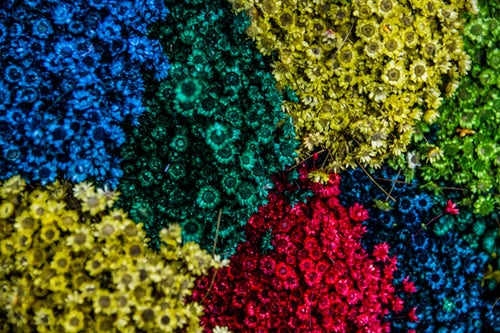
#> input picture data/flower1.jpg, 500 x 333 px, found by its file name
$ python draw.py
#> lines starting #> are read from the running program, lines starting #| are printed output that depends on the picture
#draw a line on image

#Step 1: - Import the necessary packages
import cv2
# Step 2 :- Create the object to hold an image
img=cv2.imread("flower1.jpg",1)
#> img is the input picture: shape (333, 500, 3); mean B, G, R 48.9, 72.7, 66
#Step 3:- Draw the shape on the object by passing parameters
# Draw a diagonal blue line with thickness of 5 px
line=cv2.line(img,(0,0),(511,511),(300,0,0),8)# Here the parameters are objectname,starting & ending coordinate,color,thickness
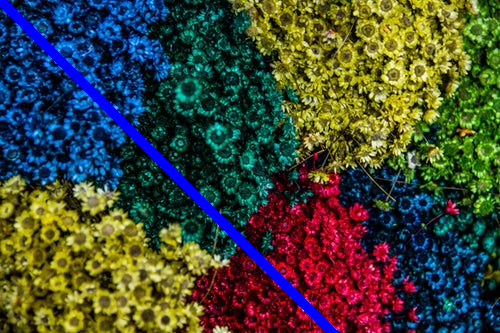
#> line: shape (333, 500, 3); mean B, G, R 53.9, 71.7, 65.1
#Step 4:- Display the image
cv2.imshow("Display",line)
#Step 5:- Save a image
cv2.imwrite("LINEONIMAGE.jpg",line)
#Step 6:- Clear all the things when done
cv2.waitKey(0)
cv2.destroyAllWindows()

#draw rectangle on image

# Step 1: - Import the necessary packages
import cv2
# Step 2 :- Create the object to hold an image
img=cv2.imread("flower1.jpg",1)
#Step 3:- Draw the shape on the object by passing parameters
# Drawing a green rectangle at  the mentioned coordinate with specified thickness of 3
rect=cv2.rectangle(img,(384,0),(510,128),(0,255,0),3)
#Step 4:- Display the image
cv2.imshow("Display",rect)
# Step 5: Save a image
cv2.imwrite("RECTONIMAGE.jpg",rect)
#Step 6:- Clear all the things when done
cv2.waitKey(0)
cv2.destroyAllWindows()

#draw circle on image

# Step 1: - Import the necessary packages
import cv2
# Step 2 :- Create the object to hold an image
img=cv2.imread("flower1.jpg",1)
#Step 3:- Draw the shape on the object by passing parameters
# Drawing a red circle at  the mentioned coordinate with specified thickness of -1
# This will take image object ,statrting position ,radius of the circle,color and thickness
circle=cv2.circle(img,(447,63), 63, (0,0,255), -1)# it will draw a solid cirle
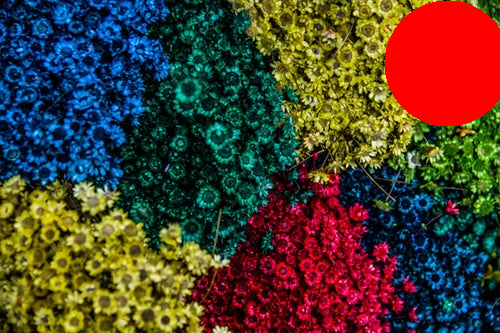
#> circle: shape (333, 500, 3); mean B, G, R 46.4, 63.4, 76
#Step 4:- Display the image
cv2.imshow("Display",circle)
#Step 5:- Save an image
cv2.imwrite("CIRCLEONIMAGE.jpg",circle)
# Step 6:- Clear all the things when done
cv2.waitKey(0)
cv2.destroyAllWindows()

#draw circle with specified thickness

# Step 1: - Import the necessary packages
import cv2
# Step 2 :- Create the object to hold an image
img=cv2.imread("flower1.jpg",1)
#Step 3:- Draw the shape on the object by passing parameters
# Drawing a red circle at  the mentioned coordinate with specified thickness of 2
# This will take image object ,statrting position ,radius of the circle,color and thickness
cwth=cv2.circle(img,(447,63), 63, (0,0,255), 2)# it will draw a hollow cicle of thickness 2
#Step 4:- Display the image
cv2.imshow("Display",cwth)
# STEP 5:- SAVE THE IMAGE
cv2.imwrite("CIRCLEWITHTHICKNESS.jpg",cwth)
# STEP 6:- CLEAR all the things
cv2.waitKey(0)
cv2.destroyAllWindows()

#draw ellipse

# Step 1: - Import the necessary packages
import cv2
# Step 2 :- Create the object to hold an image
img=cv2.imread("flower1.jpg",1)
#Step 3:- Draw the shape on the object by passing parameters
# The arguments passed are image object,centre location(x,y),axes length(major and minor),angle of rotation,start and
# end angle, Color,thickness
el=cv2.ellipse(img,(256,256),(100,50),0,0,180,255,-1)
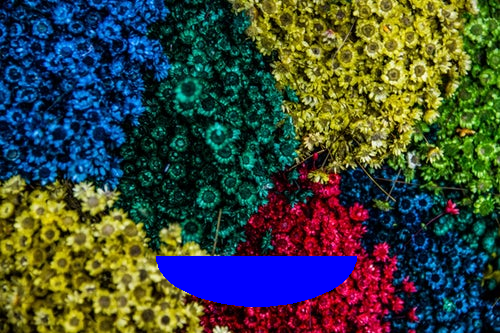
#> el: shape (333, 500, 3); mean B, G, R 59.9, 71.1, 60.6
#Step 4:- Display the image
cv2.imshow("Display",el)
# STEP 5:- SAVE IMAGE
cv2.imwrite("ELLIPSEONIMAGE.jpg",el)
# STEP 6: Clear all the things when done
cv2.waitKey(0)
cv2.destroyAllWindows()

#adding text to image

# Step 1: - Import the necessary packages
import cv2
# Step 2 :- Create the object to hold an image
img=cv2.imread("flower1.jpg")
#Step 3:- Put the text on the object by passing parameters
font = cv2.FONT_HERSHEY_SIMPLEX
txt=cv2.putText(img,'OpenCV',(20,500), font, 4,(201,220,220),8,cv2.LINE_AA)#cv2.LINE_AA is for anti-aliasing.It is optional
#Step 4:- Display the image
cv2.imshow("Display",txt)
#STEP 5:- Save Image
cv2.imwrite("TEXTONIMAGE.jpg",txt)
# Step 6:- Clear all the things when done
cv2.waitKey(0)
cv2.destroyAllWindows()

$ run again, with data/hourse_img.jpg copied over data/flower1.jpg
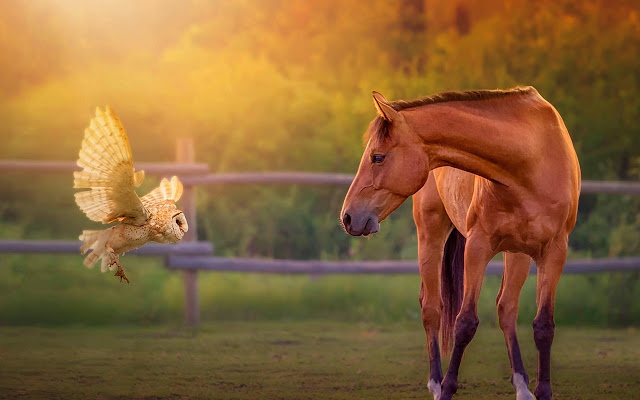
#> input picture data/hourse_img.jpg, 640 x 400 px, found by its file name
#> img is the input picture: shape (400, 640, 3); mean B, G, R 56.5, 100.6, 137.6
#> `circle=cv2.circle(img,(447,63), 63, (0,0,255), -1)# it will draw a sol..`:
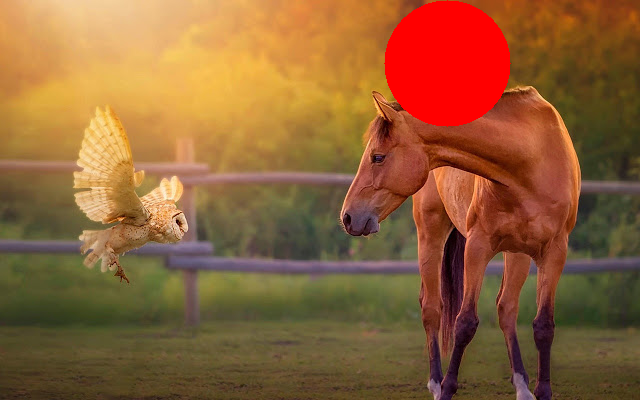
#> circle: shape (400, 640, 3); mean B, G, R 55.1, 96.5, 142.9
#> `el=cv2.ellipse(img,(256,256),(100,50),0,0,180,255,-1)`:
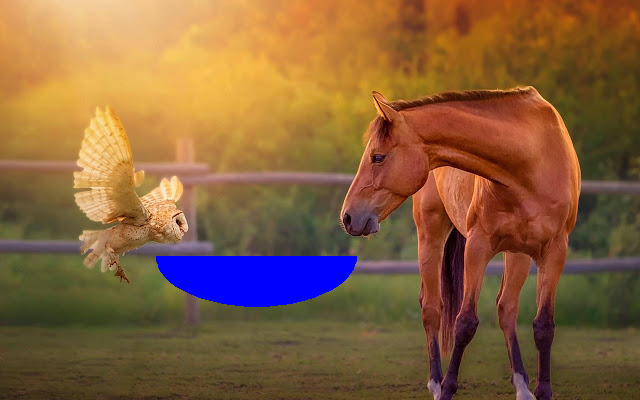
#> el: shape (400, 640, 3); mean B, G, R 61.9, 97.3, 133.9
